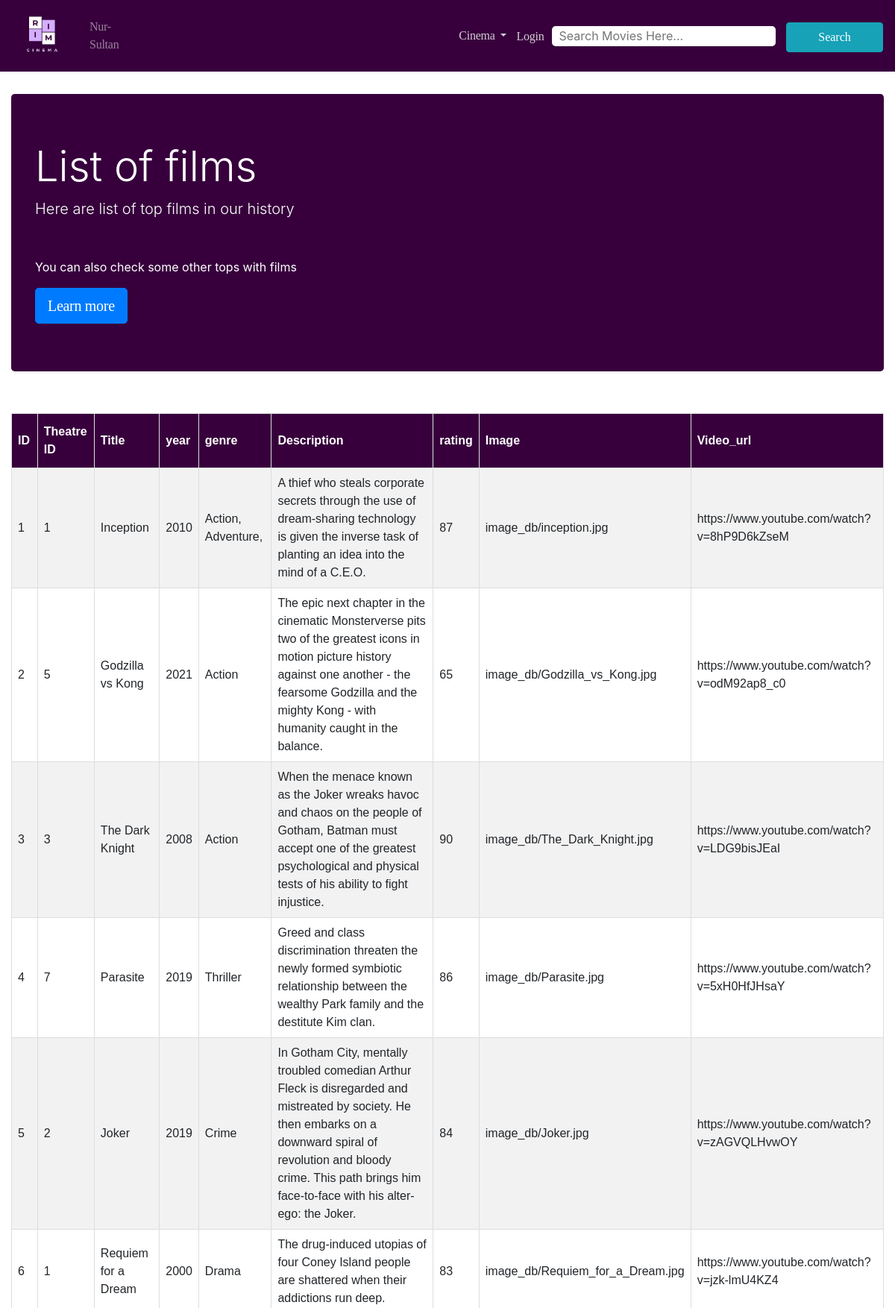
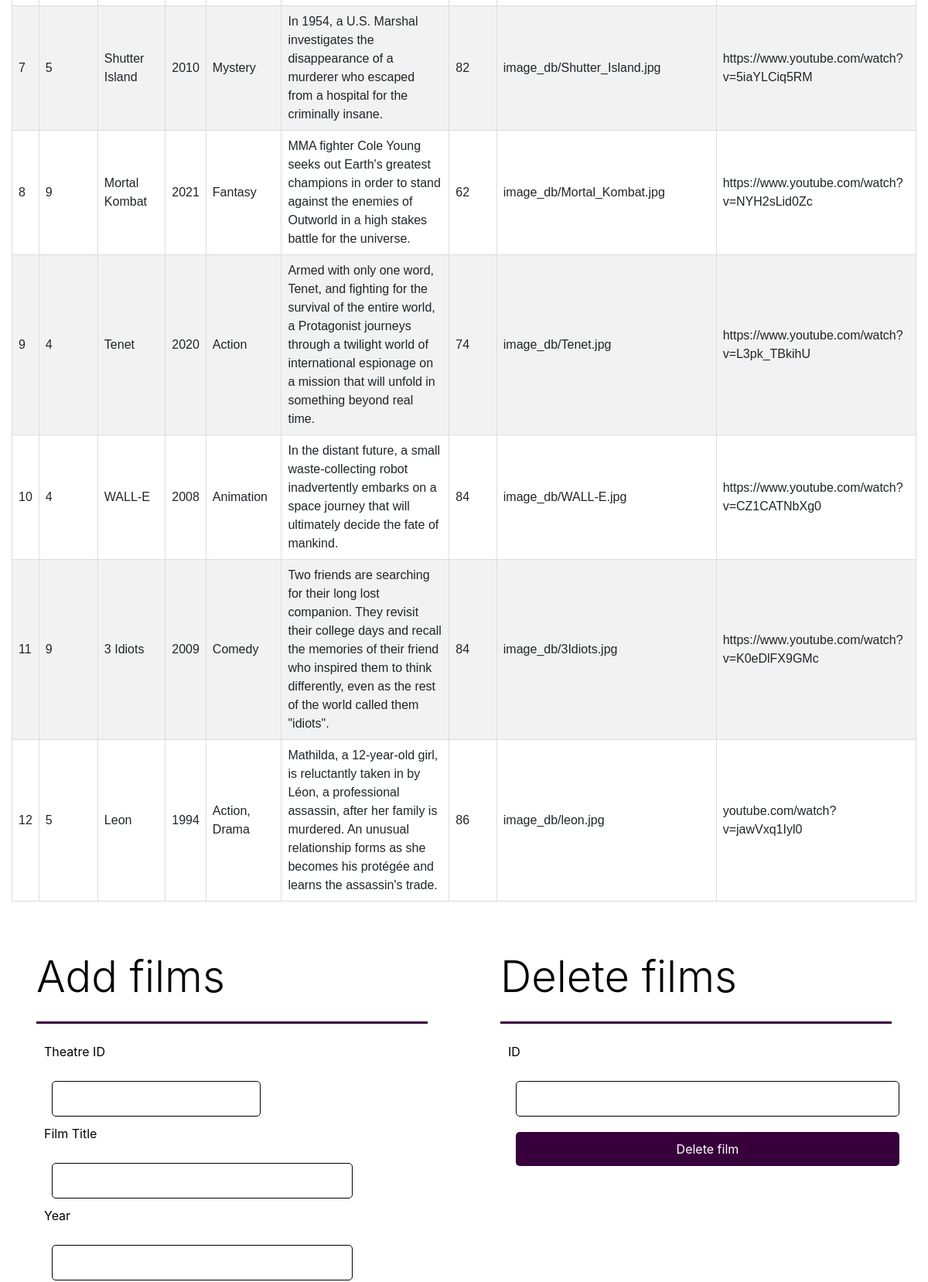
The app's page /adminpage.php (upper part) with its own data (2 pictures, top to bottom).
### tables this page shows
CREATE TABLE `films` (
  `id` int(100) NOT NULL,
  `t_id` int(100) NOT NULL,
  `name` varchar(20) NOT NULL,
  `year` year(4) NOT NULL,
  `genre` varchar(20) NOT NULL,
  `desc` varchar(255) NOT NULL,
  `rating` int(100) NOT NULL,
  `image` varchar(255) NOT NULL,
  `video_url` varchar(255) NOT NULL
);

### adminpage.php (the view, shortened to what this page needs)
<!DOCTYPE html>
<html lang="en">
<head>
    <link rel="stylesheet" href="https://maxcdn.bootstrapcdn.com/bootstrap/4.0.0/css/bootstrap.min.css"
>
        <link rel="stylesheet" href="Main.css">
</head>
<body>
	<?php require 'header.php' ?>
	<?php require_once 'db.php' ?>
  <div class="container-fluid">
        <div class="row">
            <div class="col-lg-12" style="height: 30px;"></div>
            <div class="col-lg-12">
                <div class="jumbotron" style="background-color: #37003c; color: white;">
                    <h1 class="display-4">List of films</h1>
                    <p class="lead">Here are list of top films in our history</p>
                    <hr class="my-4">
                    <p>You can also check some other tops with films</p>
                    <a class="btn btn-primary btn-lg" href="#" role="button">Learn more</a>
                </div>
            </div>
        </div>
	<br>
	<table id="customers">
  	<tr>
    <th>ID</th>
    <th>Theatre ID</th>
		<th>Title</th>
		<th>year</th>
		<th>genre</th>
    <th>Description</th>
		<th>rating</th>
    <th>Image</th>
    <th>Video_url</th>
	</tr>
		<?php
			$films = mysqli_query($connect, "SELECT * FROM `films`") ;
			$films = mysqli_fetch_all($films);
			foreach ($films as $film) {
				?>
				<tr class="row2">
					<td><?= $film[0] ?></td>
          <td><?= $film[1] ?></td>
          <td><?= $film[2] ?></td>
          <td><?= $film[3] ?></td>
          <td><?= $film[4] ?></td>
          <td><?= $film[5] ?></td>
          <td><?= $film[6] ?></td>
          <td><?= $film[7] ?></td>
          <td><?= $film[8] ?></td>
				</tr>
				<?php
			}
		?>
	</table>
	<div class="row">
    <div class="col-lg-6">
        <div class="jumbotron" style="background-color: white; color: black;">
            <h1 class="display-4">Add films</h1>
            <hr class="my-4">
                <form action="create.php" method="post" style="margin: 10px;">
                <p>Theatre ID</p>
                <input type="number" name="t_id" style="border: 1px solid black">
                <p>Film Title</p>
                <input type="text" name="name" style="border: 1px solid black">
                <p>Year</p>
                <input type="number" name="Year" style="border: 1px solid black; width: 80%;">
                <br> <br>
            </form>
            <br>
        </div>
    </div>
    <div class="col-lg-6">
        <div class="jumbotron" style="background-color: white; color: black;">
            <h1 class="display-4">Delete films</h1>
            <hr class="my-4">
                <form action="delete.php" method="get" style="margin: 10px; width: 98%">
                  <p>ID</p>
                  <input type="number" name="id" style="border: 1px solid black; width: 100%">
                  <input type="submit" value="Delete film" style="background-color: #37003c; color: white;">
                </form>
            <br>
        </div>
    </div>
    </div>
	<?php require 'footer.php' ?>
  </div>
</body>
</html>

### Main.css (style rules this page uses)
hr { border-top: 3px solid #37003c; }
input { border: none; border-radius: 5px; padding: 10px; margin: 10px; }
input[type=text] { width: 80%; }
input[type=submit] { width: 100%; color: #475160; }

### header.css (style rules this page uses)
hr { border-top: 3px solid #37003c; }
input { border: none; border-radius: 5px; padding: 10px; margin: 10px; }
input[type=text] { width: 80%; }
input[type=submit] { width: 100%; color: #475160; }

### adminpage.php (style rules this page uses)
#customers { font-family: Arial, Helvetica, sans-serif; border-collapse: collapse; width: 100%; }
#customers td, #customers th { border: 1px solid #ddd; padding: 8px; }
#customers tr:nth-child(even) { background-color: #f2f2f2; }
#customers th { padding-top: 12px; padding-bottom: 12px; text-align: left; background-color: #37003c; color: white; }

### footer.php (style rules this page uses)
a { font-family: Montserrat; font-style: normal; font-weight: normal; font-size: 16px; line-height: 24px; letter-spacing: -0.015em; color: rgba(255, 255, 255, 0.8); }
a:link { text-decoration: none; }

### records on screen
films: id "1", t "1", name "Inception", year "2010", genre "Action, Adventure,", desc "A thief who steals corporate secrets through the use of dream-sharing technology is given the inverse task of planting an idea into the mind of a C.E.O.", rating "87", image "image_db/inception.jpg", video_url "https://www.youtube.com/watch?v=8hP9D6kZseM"
films: id "2", t "5", name "Godzilla vs Kong", year "2021", genre "Action", desc "The epic next chapter in the cinematic Monsterverse pits two of the greatest icons in motion picture history against one another - the fearsome Godzilla and the mighty Kong - with humanity caught in the balance.", rating "65", image "image_db/Godzilla_vs_Kong.jpg", video_url "https://www.youtube.com/watch?v=odM92ap8_c0"
films: id "3", t "3", name "The Dark Knight", year "2008", genre "Action", desc "When the menace known as the Joker wreaks havoc and chaos on the people of Gotham, Batman must accept one of the greatest psychological and physical tests of his ability to fight injustice.", rating "90", image "image_db/The_Dark_Knight.jpg", video_url "https://www.youtube.com/watch?v=LDG9bisJEaI"
films: id "4", t "7", name "Parasite", year "2019", genre "Thriller", desc "Greed and class discrimination threaten the newly formed symbiotic relationship between the wealthy Park family and the destitute Kim clan.", rating "86", image "image_db/Parasite.jpg", video_url "https://www.youtube.com/watch?v=5xH0HfJHsaY"
films: id "5", t "2", name "Joker", year "2019", genre "Crime", desc "In Gotham City, mentally troubled comedian Arthur Fleck is disregarded and mistreated by society. He then embarks on a downward spiral of revolution and bloody crime. This path brings him face-to-face with his alter-ego: the Joker.", rating "84", image "image_db/Joker.jpg", video_url "https://www.youtube.com/watch?v=zAGVQLHvwOY"
films: id "6", t "1", name "Requiem for a Dream", year "2000", genre "Drama", desc "The drug-induced utopias of four Coney Island people are shattered when their addictions run deep.", rating "83", image "image_db/Requiem_for_a_Dream.jpg", video_url "https://www.youtube.com/watch?v=jzk-lmU4KZ4"
films: id "7", t "5", name "Shutter Island", year "2010", genre "Mystery", desc "In 1954, a U.S. Marshal investigates the disappearance of a murderer who escaped from a hospital for the criminally insane.", rating "82", image "image_db/Shutter_Island.jpg", video_url "https://www.youtube.com/watch?v=5iaYLCiq5RM"
films: id "8", t "9", name "Mortal Kombat", year "2021", genre "Fantasy", desc "MMA fighter Cole Young seeks out Earth's greatest champions in order to stand against the enemies of Outworld in a high stakes battle for the universe.", rating "62", image "image_db/Mortal_Kombat.jpg", video_url "https://www.youtube.com/watch?v=NYH2sLid0Zc"
films: id "9", t "4", name "Tenet", year "2020", genre "Action", desc "Armed with only one word, Tenet, and fighting for the survival of the entire world, a Protagonist journeys through a twilight world of international espionage on a mission that will unfold in something beyond real time.", rating "74", image "image_db/Tenet.jpg", video_url "https://www.youtube.com/watch?v=L3pk_TBkihU"
films: id "10", t "4", name "WALL-E", year "2008", genre "Animation", desc "In the distant future, a small waste-collecting robot inadvertently embarks on a space journey that will ultimately decide the fate of mankind.", rating "84", image "image_db/WALL-E.jpg", video_url "https://www.youtube.com/watch?v=CZ1CATNbXg0"
films: id "11", t "9", name "3 Idiots", year "2009", genre "Comedy", desc "Two friends are searching for their long lost companion. They revisit their college days and recall the memories of their friend who inspired them to think differently, even as the rest of the world called them \"idiots\".", rating "84", image "image_db/3Idiots.jpg", video_url "https://www.youtube.com/watch?v=K0eDlFX9GMc"
films: id "12", t "5", name "Leon", year "1994", genre "Action, Drama", desc "Mathilda, a 12-year-old girl, is reluctantly taken in by Léon, a professional assassin, after her family is murdered. An unusual relationship forms as she becomes his protégée and learns the assassin's trade.", rating "86", image "image_db/leon.jpg", video_url "youtube.com/watch?v=jawVxq1Iyl0"
